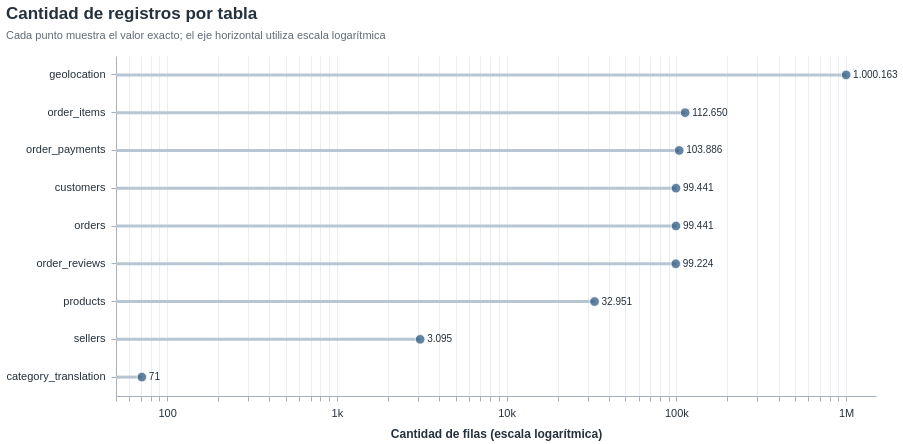

The notebook cell this image was saved under:
### Markdown cell above
# 2. Dimensiones e información de las tablas

## 2.1. Cantidad de filas y columnas

Se presentan las dimensiones observadas en cada archivo. La escala logarítmica del gráfico permite comparar tablas cuyos números de registros se encuentran en órdenes de magnitud diferentes.

### Code cell
resumen_dimensiones = pd.DataFrame(
    [
        {"tabla": nombre, "filas": len(df), "columnas": df.shape[1]}
        for nombre, df in tablas.items()
    ]
).sort_values("filas", ascending=False)
resumen_dimensiones["filas_texto"] = resumen_dimensiones["filas"].map(numero_es)
resumen_dimensiones["orden"] = range(1, len(resumen_dimensiones) + 1)

display(resumen_dimensiones[["tabla", "filas", "columnas"]])

resumen_dimensiones["inicio_log"] = 50

lineas_tablas = alt.Chart(resumen_dimensiones).mark_rule(
    color="#B8C6D3", strokeWidth=3
).encode(
    x=alt.X(
        "inicio_log:Q",
        title="Cantidad de filas (escala logarítmica)",
        scale=alt.Scale(type="log", domain=[50, 1_500_000]),
        axis=alt.Axis(format="~s", grid=True, tickCount=6),
    ),
    x2="filas:Q",
    y=alt.Y("tabla:N", sort=alt.SortField("orden", order="ascending"), title=None, axis=alt.Axis(labelLimit=220)),
)
puntos_tablas = alt.Chart(resumen_dimensiones).mark_point(
    filled=True, color=COLOR_PRINCIPAL, size=90, stroke="white", strokeWidth=1
).encode(
    x=alt.X(
        "filas:Q",
        title="Cantidad de filas (escala logarítmica)",
        scale=alt.Scale(type="log", domain=[50, 1_500_000]),
        axis=alt.Axis(format="~s", grid=True, tickCount=6),
    ),
    y=alt.Y("tabla:N", sort=alt.SortField("orden", order="ascending"), title=None, axis=alt.Axis(labelLimit=220)),
    tooltip=["tabla:N", "filas_texto:N", "columnas:Q"],
)
etiquetas_tablas = alt.Chart(resumen_dimensiones).mark_text(
    align="left", dx=7, font="Arial", fontSize=10, color=COLOR_TEXTO
).encode(
    x=alt.X("filas:Q", scale=alt.Scale(type="log", domain=[50, 1_500_000])),
    y=alt.Y("tabla:N", sort=alt.SortField("orden", order="ascending")),
    text="filas_texto:N",
)

grafico_dimensiones = (lineas_tablas + puntos_tablas + etiquetas_tablas).properties(
    width=760,
    height=340,
    title=alt.TitleParams(
        text="Cantidad de registros por tabla",
        subtitle="Cada punto muestra el valor exacto; el eje horizontal utiliza escala logarítmica",
    ),
)
estilo_profesional(grafico_dimensiones)

### Figure 1 — Vega-Lite specification as saved in the notebook (floating-point values rounded to 4 significant figures)
{"config": {"view": {"continuousWidth": 300, "continuousHeight": 300, "stroke": null}, "axis": {"domainColor": "#A7B0BA", "gridColor": "#E5E9EF", "gridOpacity": 0.8, "labelColor": "#25313C", "labelFont": "Arial", "labelFontSize": 11, "labelPadding": 6, "tickColor": "#A7B0BA", "titleColor": "#25313C", "titleFont": "Arial", "titleFontSize": 12, "titlePadding": 10}, "legend": {"labelColor": "#25313C", "labelFont": "Arial", "labelFontSize": 10, "titleColor": "#25313C", "titleFont": "Arial", "titleFontSize": 11}, "title": {"anchor": "start", "color": "#25313C", "font": "Arial", "fontSize": 17, "fontWeight": 600, "offset": 14, "subtitleColor": "#5F6B76", "subtitleFont": "Arial", "subtitleFontSize": 11, "subtitlePadding": 7}}, "layer": [{"mark": {"type": "rule", "color": "#B8C6D3", "strokeWidth": 3}, "encoding": {"x": {"axis": {"format": "~s", "grid": true, "tickCount": 6}, "field": "inicio_log", "scale": {"domain": [50, 1500000], "type": "log"}, "title": "Cantidad de filas (escala logarítmica)", "type": "quantitative"}, "x2": {"field": "filas"}, "y": {"axis": {"labelLimit": 220}, "field": "tabla", "sort": {"field": "orden", "order": "ascending"}, "title": null, "type": "nominal"}}}, {"mark": {"type": "point", "color": "#1F4E79", "filled": true, "size": 90, "stroke": "white", "strokeWidth": 1}, "encoding": {"tooltip": [{"field": "tabla", "type": "nominal"}, {"field": "filas_texto", "type": "nominal"}, {"field": "columnas", "type": "quantitative"}], "x": {"axis": {"format": "~s", "grid": true, "tickCount": 6}, "field": "filas", "scale": {"domain": [50, 1500000], "type": "log"}, "title": "Cantidad de filas (escala logarítmica)", "type": "quantitative"}, "y": {"axis": {"labelLimit": 220}, "field": "tabla", "sort": {"field": "orden", "order": "ascending"}, "title": null, "type": "nominal"}}}, {"mark": {"type": "text", "align": "left", "color": "#25313C", "dx": 7, "font": "Arial", "fontSize": 10}, "encoding": {"text": {"field": "filas_texto", "type": "nominal"}, "x": {"field": "filas", "scale": {"domain": [50, 1500000], "type": "log"}, "type": "quantitative"}, "y": {"field": "tabla", "sort": {"field": "orden", "order": "ascending"}, "type": "nominal"}}}], "data": {"name": "data-a416214e7e4b447d9203460517e8d2c5"}, "height": 340, "title": {"text": "Cantidad de registros por tabla", "subtitle": "Cada punto muestra el valor exacto; el eje horizontal utiliza escala logarítmica"}, "width": 760, "$schema": "https://vega.github.io/schema/vega-lite/v6.4.1.json", "datasets": {"data-a416214e7e4b447d9203460517e8d2c5": [{"tabla": "geolocation", "filas": 1000163, "columnas": 5, "filas_texto": "1.000.163", "orden": 1, "inicio_log": 50}, {"tabla": "order_items", "filas": 112650, "columnas": 7, "filas_texto": "112.650", "orden": 2, "inicio_log": 50}, {"tabla": "order_payments", "filas": 103886, "columnas": 5, "filas_texto": "103.886", "orden": 3, "inicio_log": 50}, {"tabla": "customers", "filas": 99441, "columnas": 5, "filas_texto": "99.441", "orden": 4, "inicio_log": 50}, {"tabla": "orders", "filas": 99441, "columnas": 8, "filas_texto": "99.441", "orden": 5, "inicio_log": 50}, {"tabla": "order_reviews", "filas": 99224, "columnas": 7, "filas_texto": "99.224", "orden": 6, "inicio_log": 50}, {"tabla": "products", "filas": 32951, "columnas": 9, "filas_texto": "32.951", "orden": 7, "inicio_log": 50}, {"tabla": "sellers", "filas": 3095, "columnas": 4, "filas_texto": "3.095", "orden": 8, "inicio_log": 50}, {"tabla": "category_translation", "filas": 71, "columnas": 2, "filas_texto": "71", "orden": 9, "inicio_log": 50}]}}
